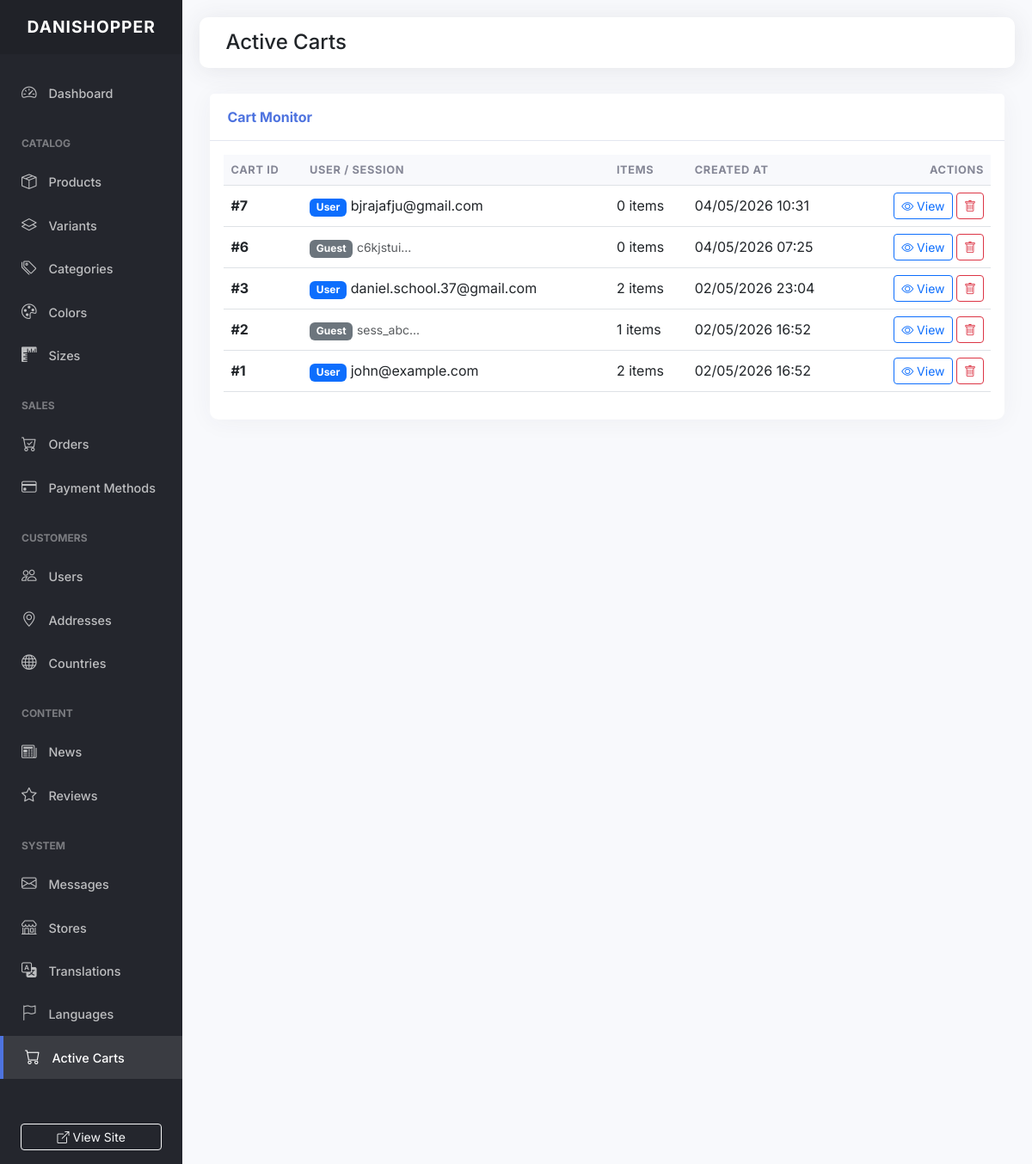
/backoffice/carts.php, run on the app's committed database.
### tables this page shows
CREATE TABLE
  `carts` (
    `id` int (11) NOT NULL AUTO_INCREMENT,
    `user_id` int (11) DEFAULT NULL,
    `session_id` varchar(255) DEFAULT NULL,
    `created_at` timestamp NOT NULL DEFAULT current_timestamp(),
    PRIMARY KEY (`id`),
    KEY `user_id` (`user_id`),
    CONSTRAINT `carts_ibfk_1` FOREIGN KEY (`user_id`) REFERENCES `users` (`id`)
  );

CREATE TABLE
  `users` (
    `id` int (11) NOT NULL AUTO_INCREMENT,
    `first_name` varchar(100) DEFAULT NULL,
    `last_name` varchar(100) DEFAULT NULL,
    `email` varchar(150) NOT NULL,
    `password` varchar(255) NOT NULL,
    `mobile` varchar(30) DEFAULT NULL,
    `created_at` timestamp NOT NULL DEFAULT current_timestamp(),
    PRIMARY KEY (`id`),
    UNIQUE KEY `email` (`email`)
  );

### includes/functions.php (called while the page is built, shortened)
<?php
function db_count($table, $where = "1")
{
    $sql = "SELECT COUNT(*) as total FROM $table WHERE $where";
    $res = my_query($sql);
    return $res[0]['total'] ?? 0;
}
function db_select($select, $from, $joins = "", $where = "1", $order = "", $limit = "")
{
    $sql = "SELECT $select FROM $from";
    if ($joins) {
        $sql .= " $joins";
    }
    $sql .= " WHERE $where";
    if ($order) {
        $sql .= " ORDER BY $order";
    }
    if ($limit) {
        $sql .= " LIMIT $limit";
    }
    return my_query($sql);
}

### includes/db.php (called while the page is built, shortened)
<?php
$SETTINGS['conn'] = my_connect($SETTINGS);
function my_connect($SETTINGS)
{
    $conn = new mysqli($SETTINGS['servername'], $SETTINGS['username'], $SETTINGS['password'], $SETTINGS['dbname']);
    $conn->set_charset('utf8mb4');
    return $conn;
}
function my_query($sql, $debug = 0)
{
    global $SETTINGS;
    $result = $SETTINGS['conn']->query($sql);
    if (isset($result->num_rows)) {
        $arrRes = array();
        if ($result->num_rows > 0) {
            while ($row = $result->fetch_assoc()) {
                $arrRes[] = $row;
            }
        }
        return $arrRes;
    }
    return 0;
}

### backoffice/carts.php (the view, shortened to what this page needs)
<?php
$limit = 10;
$page = isset($_GET['page']) ? (int)$_GET['page'] : 1;
$offset = ($page - 1) * $limit;
$carts = db_select(
    "c.*, u.email as user_email",
    "carts c",
    "LEFT JOIN users u ON u.id = c.user_id",
    "1",
    "c.id DESC",
    "$offset, $limit"
);
include 'layout/header.php';
include 'layout/sidebar.php';
?>
<div id="content">
    <div class="topbar">
        <h2 class="h4 mb-0">Active Carts</h2>
    </div>
    <div class="container-fluid">
        <div class="card">
            <div class="card-header">Cart Monitor</div>
            <div class="card-body">
                <div class="table-responsive">
                    <table class="table table-hover align-middle">
                        <thead>
                            <tr>
                                <th>Cart ID</th>
                                <th>User / Session</th>
                                <th>Items</th>
                                <th>Created At</th>
                                <th class="text-end">Actions</th>
                            </tr>
                        </thead>
                        <tbody>
                            <?php foreach ($carts as $c):
                                $item_count = db_count('cart_items', "cart_id = {$c['id']}");
                            ?>
                                <tr>
                                    <td><strong>#<?= $c['id'] ?></strong></td>
                                    <td>
                                        <?php if ($c['user_id']): ?>
                                            <span class="badge bg-primary">User</span> <?= $c['user_email'] ?>
                                        <?php else: ?>
                                            <span class="badge bg-secondary">Guest</span> <small class="text-muted"><?= substr($c['session_id'], 0, 8) ?>...</small>
                                        <?php endif; ?>
                                    </td>
                                    <td><?= $item_count ?> items</td>
                                    <td><?= date('d/m/Y H:i', strtotime($c['created_at'])) ?></td>
                                    <td class="text-end">
                                        <a href="cart_view.php?id=<?= $c['id'] ?>" class="btn btn-sm btn-outline-primary"><i class="bi bi-eye"></i> View</a>
                                        <a href="cart_delete.php?id=<?= $c['id'] ?>" class="btn btn-sm btn-outline-danger btn-delete"><i class="bi bi-trash"></i></a>
                                    </td>
                                </tr>
                            <?php endforeach; ?>
                        </tbody>
                    </table>
                </div>
            </div>
        </div>
    </div>
</div>
<?php include 'layout/footer.php'; ?>

### backoffice/layout/header.php (style rules this page uses)
:root { --sidebar-width: 260px; --primary-color: #4e73df; --secondary-color: #858796; --dark-bg: #1a1c23; --sidebar-bg: #24262d; --card-bg: #ffffff; }
body { font-family: 'Inter', sans-serif; background-color: #f8f9fc; overflow-x: hidden; }
#content { width: 100%; padding: 20px; min-height: 100vh; transition: all 0.3s; }
.topbar { background: #fff; padding: 15px 30px; margin-bottom: 30px; border-radius: 10px; box-shadow: 0 0.15rem 1.75rem 0 rgba(58, 59, 69, 0.1); display: flex; justify-content: space-between; align-items: center; }
.card { border: none; border-radius: 10px; box-shadow: 0 0.15rem 1.75rem 0 rgba(58, 59, 69, 0.05); margin-bottom: 30px; }
.card-header { background-color: #fff; border-bottom: 1px solid #e3e6f0; padding: 15px 20px; font-weight: 700; color: var(--primary-color); }
.table thead th { background-color: #f8f9fc; text-transform: uppercase; font-size: 0.8rem; letter-spacing: 0.05em; font-weight: 700; color: var(--secondary-color); border-top: none; }

### data on the page
carts: id "7", user.email "bjrajafju@gmail.com", item_count "0", created_at "04/05/2026 10:31"
carts: id "6", session "c6kjstui", item_count "0", created_at "04/05/2026 07:25"
carts: id "3", user.email "daniel.school.37@gmail.com", item_count "2", created_at "02/05/2026 23:04"
carts: id "2", session "sess_abc", item_count "1", created_at "02/05/2026 16:52"
carts: id "1", user.email "john@example.com", item_count "2", created_at "02/05/2026 16:52"
